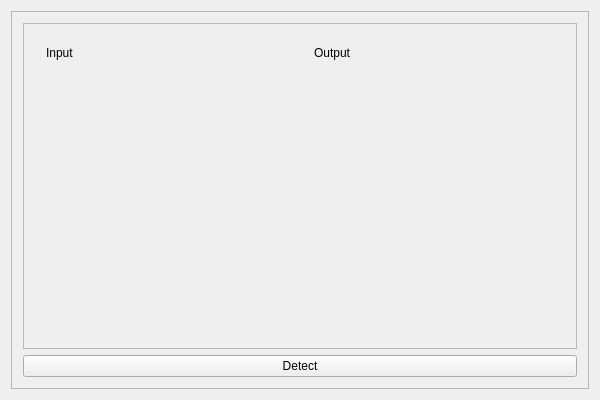
<?xml version="1.0" encoding="UTF-8"?>
<ui version="4.0">
 <class>Cwiczenia3Class</class>
 <widget class="QMainWindow" name="Cwiczenia3Class">
  <property name="geometry">
   <rect>
    <x>0</x>
    <y>0</y>
    <width>600</width>
    <height>400</height>
   </rect>
  </property>
  <property name="windowTitle">
   <string>Cwiczenia3</string>
  </property>
  <widget class="QWidget" name="centralWidget">
   <layout class="QHBoxLayout" name="horizontalLayout">
    <item>
     <widget class="QFrame" name="frame">
      <property name="frameShape">
       <enum>QFrame::StyledPanel</enum>
      </property>
      <property name="frameShadow">
       <enum>QFrame::Raised</enum>
      </property>
      <layout class="QVBoxLayout" name="verticalLayout">
       <item>
        <widget class="QFrame" name="frame_2">
         <property name="frameShape">
          <enum>QFrame::StyledPanel</enum>
         </property>
         <property name="frameShadow">
          <enum>QFrame::Raised</enum>
         </property>
         <layout class="QHBoxLayout" name="horizontalLayout_2">
          <item>
           <widget class="QWidget" name="widget" native="true">
            <layout class="QVBoxLayout" name="verticalLayout_2">
             <item>
              <widget class="QLabel" name="label">
               <property name="sizePolicy">
                <sizepolicy hsizetype="Preferred" vsizetype="Maximum">
                 <horstretch>0</horstretch>
                 <verstretch>0</verstretch>
                </sizepolicy>
               </property>
               <property name="text">
                <string>Input</string>
               </property>
              </widget>
             </item>
             <item>
              <widget class="IOGridWidget" name="InputGrid" native="true">
               <property name="sizePolicy">
                <sizepolicy hsizetype="Preferred" vsizetype="Preferred">
                 <horstretch>0</horstretch>
                 <verstretch>0</verstretch>
                </sizepolicy>
               </property>
              </widget>
             </item>
            </layout>
           </widget>
          </item>
          <item>
           <widget class="QWidget" name="widget_2" native="true">
            <layout class="QVBoxLayout" name="verticalLayout_3">
             <item>
              <widget class="QLabel" name="label_2">
               <property name="sizePolicy">
                <sizepolicy hsizetype="Preferred" vsizetype="Maximum">
                 <horstretch>0</horstretch>
                 <verstretch>0</verstretch>
                </sizepolicy>
               </property>
               <property name="text">
                <string>Output</string>
               </property>
              </widget>
             </item>
             <item>
              <widget class="IOGridWidget" name="OutputGrid" native="true">
               <property name="enabled">
                <bool>false</bool>
               </property>
              </widget>
             </item>
            </layout>
           </widget>
          </item>
         </layout>
        </widget>
       </item>
       <item>
        <widget class="QPushButton" name="DetectButton">
         <property name="text">
          <string>Detect</string>
         </property>
        </widget>
       </item>
      </layout>
     </widget>
    </item>
   </layout>
  </widget>
 </widget>
 <layoutdefault spacing="6" margin="11"/>
 <customwidgets>
  <customwidget>
   <class>IOGridWidget</class>
   <extends>QWidget</extends>
   <header>IOGridWidget.h</header>
   <container>1</container>
  </customwidget>
 </customwidgets>
 <resources>
  <include location="cwiczenia3.qrc"/>
 </resources>
 <connections/>
</ui>
